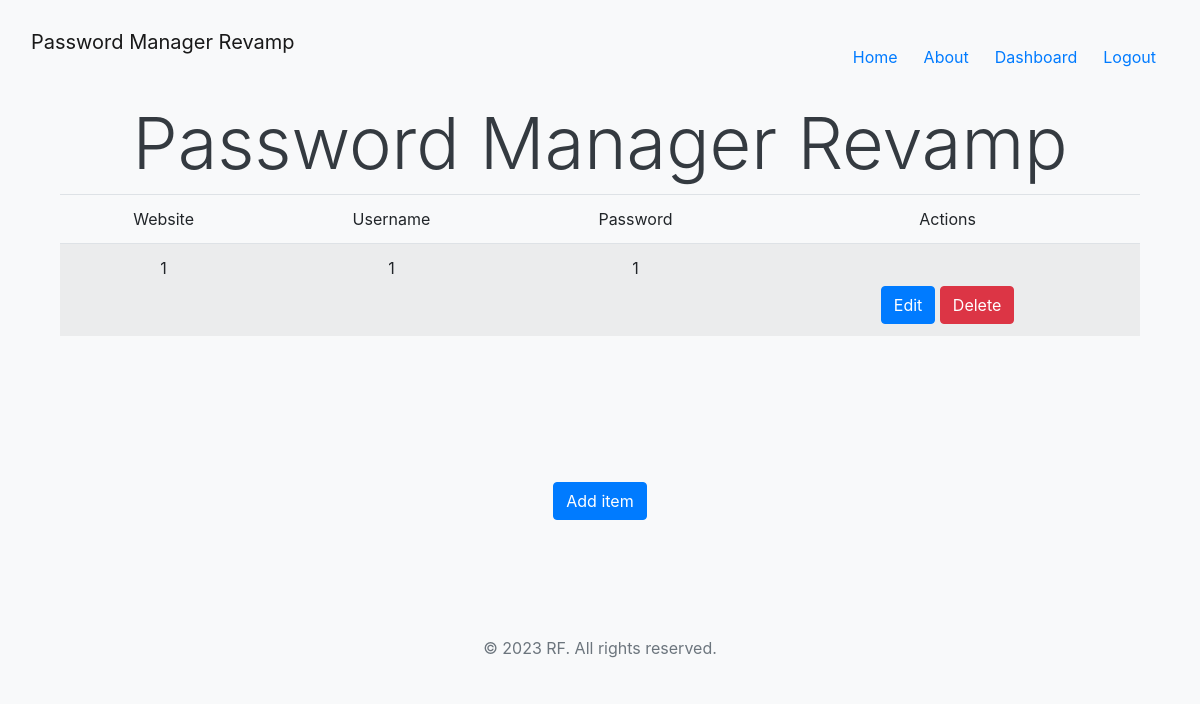
The page / (signed in) on the database as committed earlier.
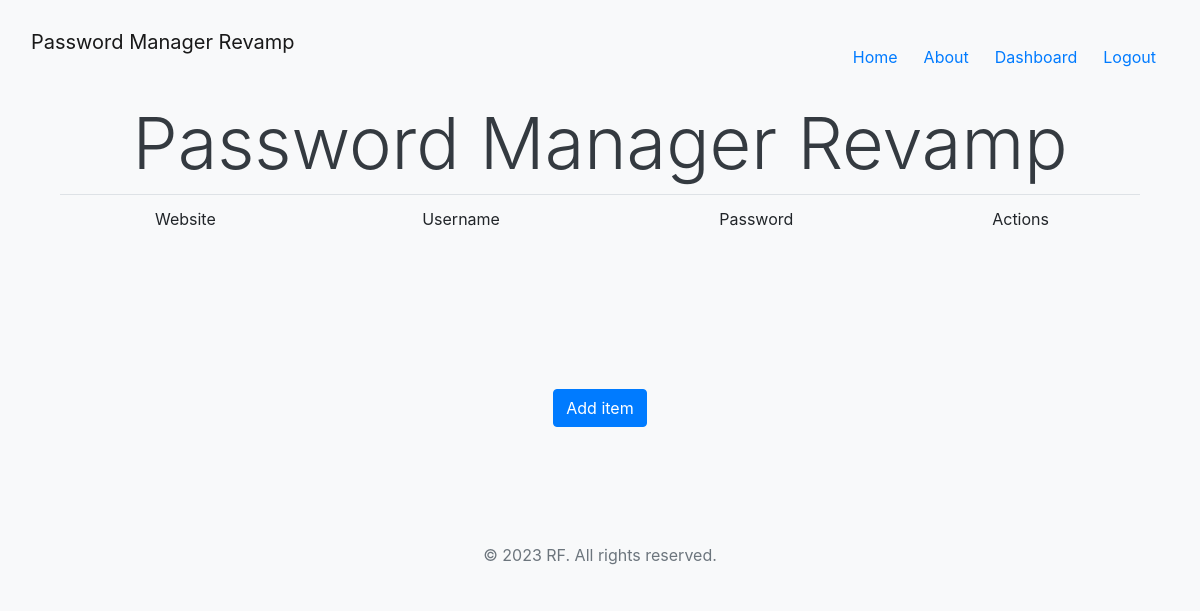
The same page on the database as committed later.
### vaultApp/models.py (models this page shows, shortened)
class VaultItemModel(models.Model):
    vault_item_user = models.ForeignKey(VaultUserModel, on_delete=models.CASCADE, related_name='vault_items')
    vault_item_website = models.CharField(max_length=100)
    vault_item_username = models.CharField(max_length=100)
    vault_item_password = models.CharField(max_length=100)
    vault_item_salt = models.CharField(max_length=255, default=random_salt)

### vaultApp/views.py (the view)
# urls.py: path("", views.index_view, name="index"),
def index_view(request):
    if request.user.is_authenticated:
        context = {
                    'user': request.user,
                    'items': VaultItemModel.objects.filter(vault_item_user_id=request.user.id)
                    }
        return render(request, 'vaultApp/index_loggedin.html', context)
    return render(request, 'vaultApp/index.html')

### vaultApp/templates/vaultApp/index_loggedin.html (shortened to what this page needs)
{% extends "base.html" %}
{% load static %}
{% block content %}
<div class="container">
  <div class="row">
    <div class="col-sm-12">
      <h1 class="display-3">Password Manager Revamp</h1>
      <table class="table table-striped">
        <thead>
          <tr>
            <td>Website</td>
            <td>Username</td>
            <td>Password</td>
            <td>Actions</td>
          </tr>
        </thead>
        <tbody>
          {% for item in items %}
            {% if item %}
              <tr>
                <td>{{ item.vault_item_website }}</td>
                <td>{{ item.vault_item_username }}</td>
                <td>{{ item.vault_item_password }}</td>
                <td>
                  <button type="button" class="btn btn-primary">Edit</button>
                  <button
                    type="button"
                    class="btn btn-danger"
                    data-toggle="modal"
                    data-target="#confirmDeleteModal{{ item.id }}"
                  >
                    Delete
                  </button>
                </td>
              </tr>
            {% endif %}
          {% endfor %}
        </tbody>
      </table>
    </div>
  </div>
  <div class="container">
    <a href="{% url 'create_new_item' %}">
      <button type="button" class="btn btn-primary btn-plus">Add item</button>
    </a>
  </div>
</div>
{% endblock %}

Rows that differ between the two databases and show on the page:
removed VaultItemModel: vault_item_website "1", vault_item_username "1", vault_item_password "1"
